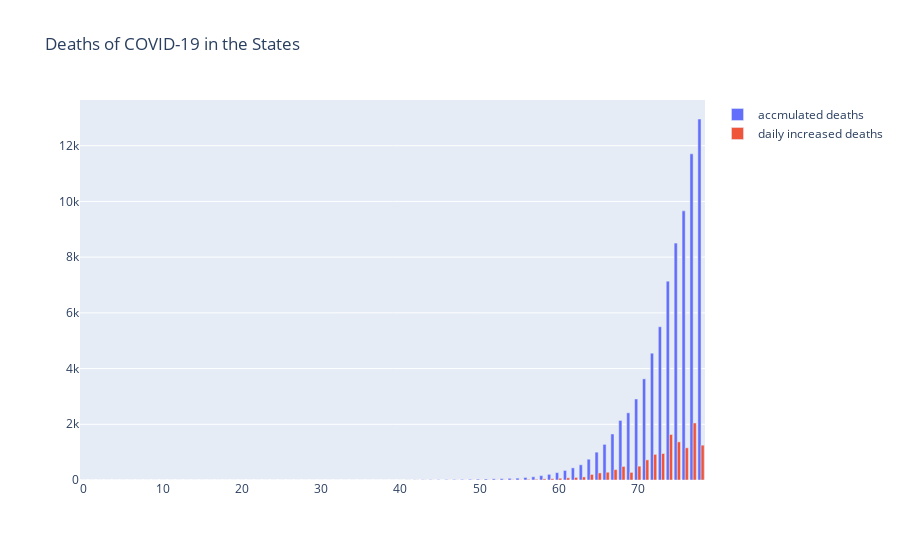
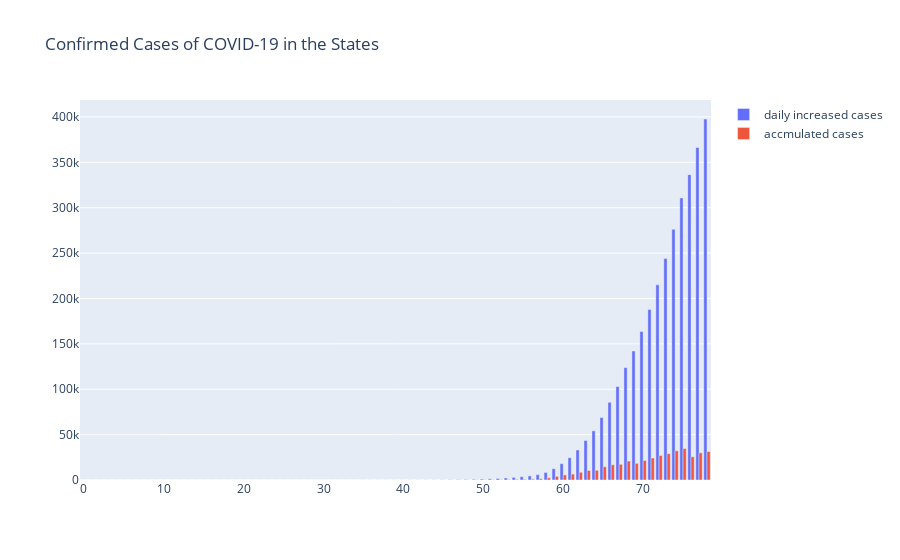

These figures' notebook cell, in order:
### Code cell
trace8 = go.Bar(
    x = df1['time'],
    y = df1['adeath'],
    name = 'accmulated deaths'
)
trace9 = go.Bar(
    x = df1['time'],
    y = df1['ddeath'],
    name = 'daily increased deaths'
)
trace10 = go.Bar(
    x = df1['time'],
    y = df1['acase'],
    name = 'daily increased cases'
)
trace11 = go.Bar(
    x = df1['time'],
    y = df1['dcase'],
    name = 'accmulated cases'
)
data5 = [trace8, trace9]
data6 = [trace10, trace11]
layout5 = dict(title ='Deaths of COVID-19 in the States',barmode='group')
layout6 = dict(title ='Confirmed Cases of COVID-19 in the States',barmode='group')
fig5 = go.Figure(data=data5, layout=layout5)
fig6 = go.Figure(data=data6, layout=layout6)
plotly.offline.iplot(fig5)
plotly.offline.iplot(fig6)

### Figure 1 — Plotly figure (JSON) as saved in the notebook; plotly's stock layout.template omitted (floating-point values rounded to 4 significant figures)
{"data": [{"name": "accmulated deaths", "type": "bar", "x": [0, 1, 2, 3, 4, 5, 6, 7, 8, 9, 10, 11, 12, 13, 14, 15, 16, 17, 18, 19, 20, 21, 22, 23, 24, 25, 26, 27, 28, 29, 30, 31, 32, 33, 34, 35, 36, 37, 38, 39, 40, 41, 42, 43, 44, 45, 46, 47, 48, 49, 50, 51, 52, 53, 54, 55, 56, 57, 58, 59, 60, 61, 62, 63, 64, 65, 66, 67, 68, 69, 70, 71, 72, 73, 74, 75, 76, 77, 78], "y": [0, 0, 0, 0, 0, 0, 0, 0, 0, 0, 0, 0, 0, 0, 0, 0, 0, 0, 0, 0, 0, 0, 0, 0, 0, 0, 0, 0, 0, 0, 0, 0, 0, 0, 0, 0, 0, 0, 0, 0, 1, 3, 6, 10, 12, 12, 15, 19, 22, 26, 31, 37, 43, 50, 60, 68, 91, 116, 157, 203, 265, 343, 436, 546, 746, 1000, 1279, 1652, 2138, 2412, 2908, 3631, 4551, 5502, 7136, 8505, 9661, 11709, 12959]}, {"name": "daily increased deaths", "type": "bar", "x": [0, 1, 2, 3, 4, 5, 6, 7, 8, 9, 10, 11, 12, 13, 14, 15, 16, 17, 18, 19, 20, 21, 22, 23, 24, 25, 26, 27, 28, 29, 30, 31, 32, 33, 34, 35, 36, 37, 38, 39, 40, 41, 42, 43, 44, 45, 46, 47, 48, 49, 50, 51, 52, 53, 54, 55, 56, 57, 58, 59, 60, 61, 62, 63, 64, 65, 66, 67, 68, 69, 70, 71, 72, 73, 74, 75, 76, 77, 78], "y": [0, 0, 0, 0, 0, 0, 0, 0, 0, 0, 0, 0, 0, 0, 0, 0, 0, 0, 0, 0, 0, 0, 0, 0, 0, 0, 0, 0, 0, 0, 0, 0, 0, 0, 0, 0, 0, 0, 0, 0, 1, 2, 3, 4, 2, 0, 3, 4, 3, 4, 5, 6, 6, 7, 10, 8, 23, 25, 41, 46, 62, 78, 93, 110, 200, 254, 279, 373, 486, 274, 496, 723, 920, 951, 1634, 1369, 1156, 2048, 1250]}], "layout": {"barmode": "group", "title": {"text": "Deaths of COVID-19 in the States"}}}

### Figure 2 — Plotly figure (JSON) as saved in the notebook; plotly's stock layout.template omitted (floating-point values rounded to 4 significant figures)
{"data": [{"name": "daily increased cases", "type": "bar", "x": [0, 1, 2, 3, 4, 5, 6, 7, 8, 9, 10, 11, 12, 13, 14, 15, 16, 17, 18, 19, 20, 21, 22, 23, 24, 25, 26, 27, 28, 29, 30, 31, 32, 33, 34, 35, 36, 37, 38, 39, 40, 41, 42, 43, 44, 45, 46, 47, 48, 49, 50, 51, 52, 53, 54, 55, 56, 57, 58, 59, 60, 61, 62, 63, 64, 65, 66, 67, 68, 69, 70, 71, 72, 73, 74, 75, 76, 77, 78], "y": [0, 1, 1, 1, 2, 3, 5, 5, 5, 5, 6, 7, 8, 11, 11, 11, 12, 12, 12, 12, 12, 13, 13, 14, 15, 15, 15, 15, 25, 25, 25, 27, 30, 30, 30, 43, 45, 60, 60, 65, 70, 88, 104, 125, 161, 228, 311, 428, 547, 748, 1018, 1263, 1668, 2224, 2898, 3600, 4507, 5905, 8345, 12413, 18005, 24532, 33061, 43498, 54185, 68787, 85614, 102942, 123840, 142183, 163697, 187961, 215013, 244007, 276201, 310842, 336410, 366362, 397752]}, {"name": "accmulated cases", "type": "bar", "x": [0, 1, 2, 3, 4, 5, 6, 7, 8, 9, 10, 11, 12, 13, 14, 15, 16, 17, 18, 19, 20, 21, 22, 23, 24, 25, 26, 27, 28, 29, 30, 31, 32, 33, 34, 35, 36, 37, 38, 39, 40, 41, 42, 43, 44, 45, 46, 47, 48, 49, 50, 51, 52, 53, 54, 55, 56, 57, 58, 59, 60, 61, 62, 63, 64, 65, 66, 67, 68, 69, 70, 71, 72, 73, 74, 75, 76, 77, 78], "y": [0, 1, 0, 0, 1, 1, 2, 0, 0, 0, 1, 1, 1, 3, 0, 0, 1, 0, 0, 0, 0, 1, 0, 1, 1, 0, 0, 0, 10, 0, 0, 2, 3, 0, 0, 13, 2, 15, 0, 5, 5, 18, 16, 21, 36, 67, 83, 117, 119, 201, 270, 245, 405, 556, 674, 702, 907, 1398, 2440, 4068, 5592, 6527, 8529, 10437, 10687, 14602, 16827, 17328, 20898, 18343, 21514, 24264, 27052, 28994, 32194, 34641, 25568, 29952, 31390]}], "layout": {"barmode": "group", "title": {"text": "Confirmed Cases of COVID-19 in the States"}}}
